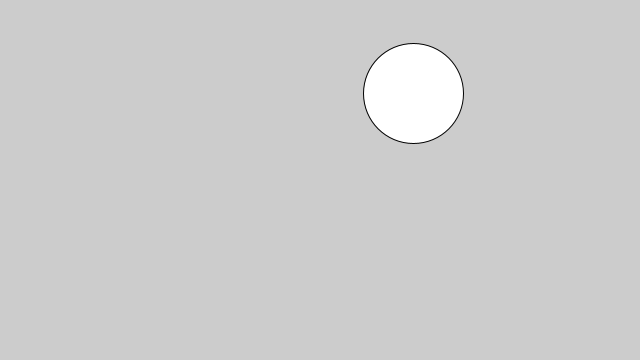
Frame 1 (no input)
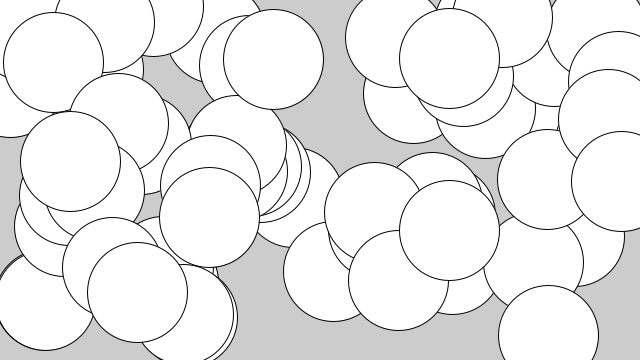
Frame 60 (the mouse pressed at the canvas centre just before this capture)
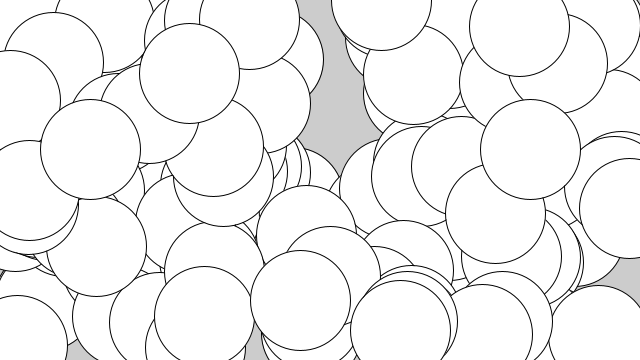
Frame 120 (the mouse held since frame 60 and released just before this capture)

The Processing sketch that drew these frames (run headless with seeded random() and noise(); from frame 60 on, the mouse is pressed at the canvas centre):

// Processing sketch: sketch_4_7_random_circle
// ── sketch_4_7_random_circle.pde
//Basic Random Circle

void setup() {
  size(640, 360);
}

void draw() {
  float x=random(0, width);
  float y=random(0, height);

  ellipse(x, y, 100, 100);
}
